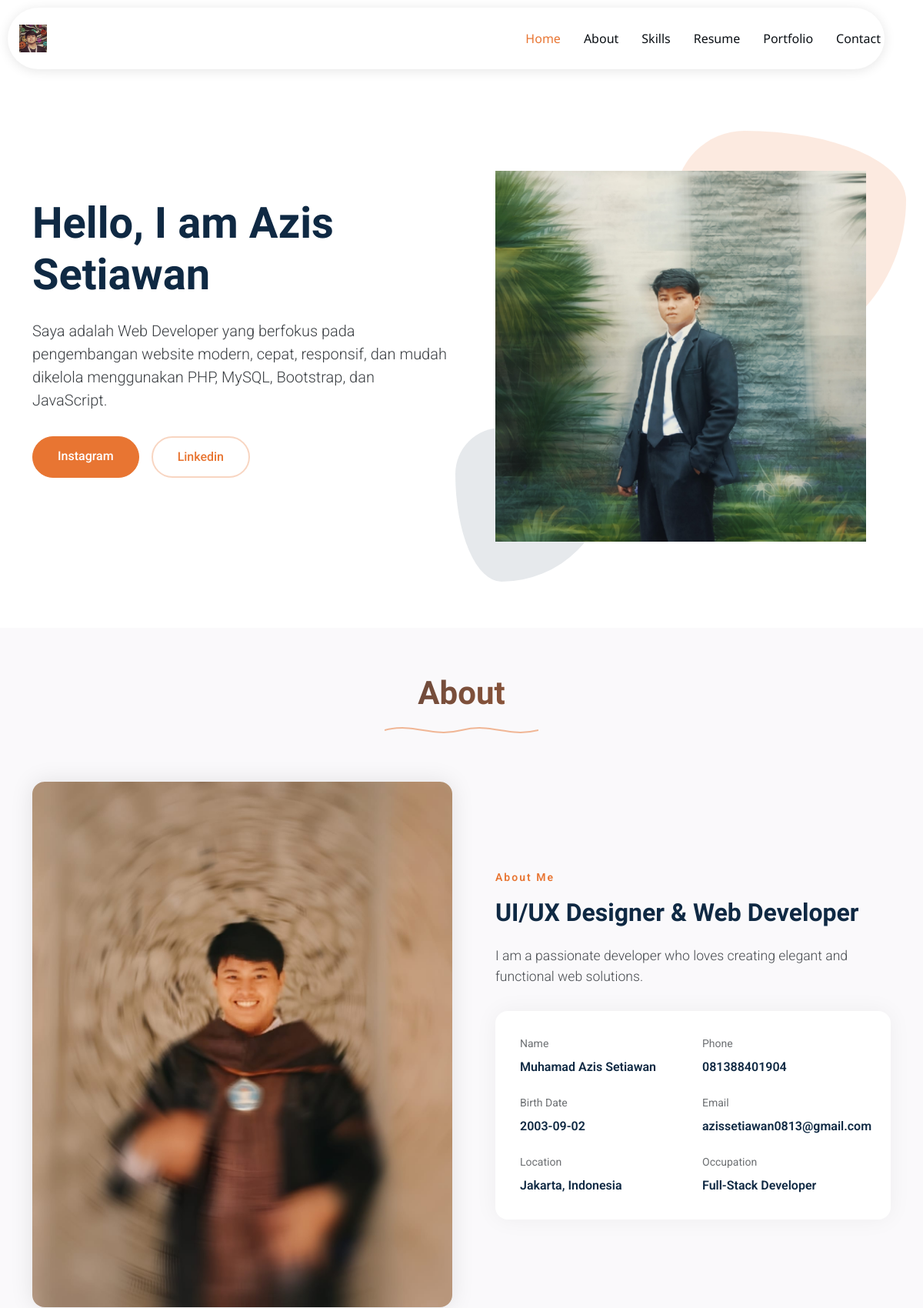
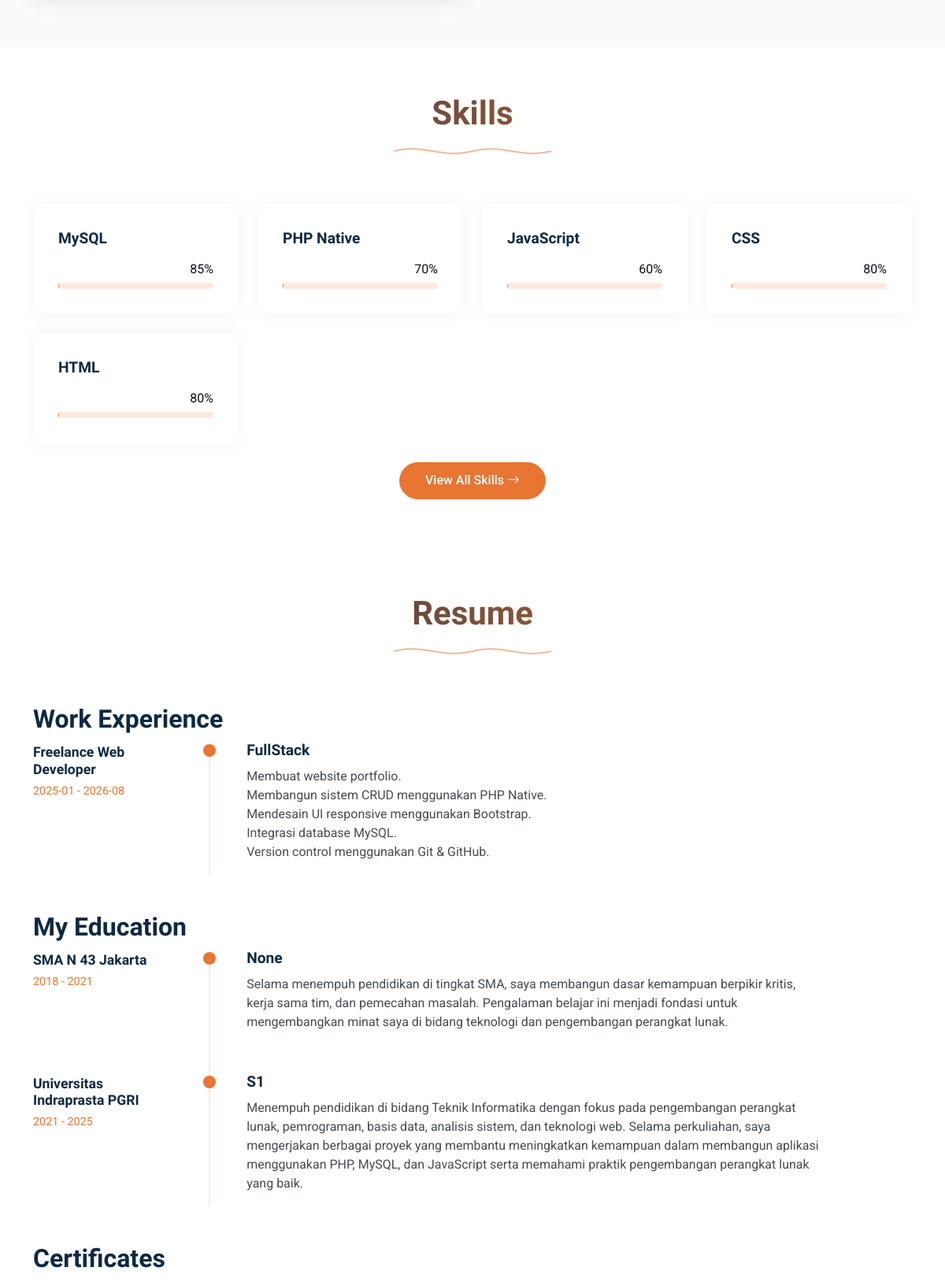
The page / (upper part) on the database its author committed (2 pictures, top to bottom).
### tables this page shows
CREATE TABLE `settings` (
  `id` bigint(20) UNSIGNED NOT NULL,
  `website_name` varchar(150) DEFAULT NULL,
  `logo` varchar(255) DEFAULT NULL,
  `favicon` varchar(255) DEFAULT NULL,
  `owner_name` varchar(150) DEFAULT NULL,
  `owner_profession` varchar(150) DEFAULT NULL,
  `owner_photo` varchar(255) DEFAULT NULL,
  `email` varchar(150) DEFAULT NULL,
  `phone` varchar(50) DEFAULT NULL,
  `address` varchar(255) DEFAULT NULL,
  `github` varchar(255) DEFAULT NULL,
  `linkedin` varchar(255) DEFAULT NULL,
  `instagram` varchar(255) DEFAULT NULL,
  `facebook` varchar(255) DEFAULT NULL,
  `x` varchar(255) DEFAULT NULL,
  `youtube` varchar(255) DEFAULT NULL,
  `meta_title` varchar(200) DEFAULT NULL,
  `meta_description` varchar(500) DEFAULT NULL,
  `google_verification` varchar(255) DEFAULT NULL,
  `default_dark_mode` tinyint(1) DEFAULT 0,
  `maintenance_mode` tinyint(1) DEFAULT 0,
  `created_at` timestamp NOT NULL DEFAULT current_timestamp(),
  `updated_at` timestamp NOT NULL DEFAULT current_timestamp() ON UPDATE current_timestamp()
);

CREATE TABLE `hero` (
  `id` bigint(20) UNSIGNED NOT NULL,
  `greeting` varchar(150) DEFAULT NULL,
  `title` varchar(200) DEFAULT NULL,
  `profession` varchar(150) DEFAULT NULL,
  `description` text DEFAULT NULL,
  `hero_image` varchar(255) DEFAULT NULL,
  `button1_text` varchar(100) DEFAULT NULL,
  `button1_link` varchar(255) DEFAULT NULL,
  `button2_text` varchar(100) DEFAULT NULL,
  `button2_link` varchar(255) DEFAULT NULL,
  `created_at` timestamp NOT NULL DEFAULT current_timestamp(),
  `updated_at` timestamp NOT NULL DEFAULT current_timestamp() ON UPDATE current_timestamp()
);

CREATE TABLE `about` (
  `id` bigint(20) UNSIGNED NOT NULL,
  `photo` varchar(255) DEFAULT NULL,
  `title` varchar(200) DEFAULT NULL,
  `description` text DEFAULT NULL,
  `birth_date` varchar(50) DEFAULT NULL,
  `location` varchar(150) DEFAULT NULL,
  `email` varchar(150) DEFAULT NULL,
  `phone` varchar(50) DEFAULT NULL,
  `created_at` timestamp NOT NULL DEFAULT current_timestamp(),
  `updated_at` timestamp NOT NULL DEFAULT current_timestamp() ON UPDATE current_timestamp()
);

CREATE TABLE `skills` (
  `id` bigint(20) UNSIGNED NOT NULL,
  `name` varchar(150) NOT NULL,
  `percentage` int(11) NOT NULL DEFAULT 0,
  `sort_order` int(11) DEFAULT 0,
  `created_at` timestamp NOT NULL DEFAULT current_timestamp(),
  `updated_at` timestamp NOT NULL DEFAULT current_timestamp() ON UPDATE current_timestamp()
);

CREATE TABLE `experience` (
  `id` bigint(20) UNSIGNED NOT NULL,
  `company` varchar(255) NOT NULL,
  `position` varchar(200) NOT NULL,
  `start_date` varchar(50) DEFAULT NULL,
  `end_date` varchar(50) DEFAULT NULL,
  `description` text DEFAULT NULL,
  `sort_order` int(11) DEFAULT 0,
  `created_at` timestamp NOT NULL DEFAULT current_timestamp(),
  `updated_at` timestamp NOT NULL DEFAULT current_timestamp() ON UPDATE current_timestamp()
);

CREATE TABLE `education` (
  `id` bigint(20) UNSIGNED NOT NULL,
  `institution` varchar(255) NOT NULL,
  `degree` varchar(200) NOT NULL,
  `start_year` varchar(20) DEFAULT NULL,
  `end_year` varchar(20) DEFAULT NULL,
  `description` text DEFAULT NULL,
  `sort_order` int(11) DEFAULT 0,
  `created_at` timestamp NOT NULL DEFAULT current_timestamp(),
  `updated_at` timestamp NOT NULL DEFAULT current_timestamp() ON UPDATE current_timestamp()
);

### index.php (the view, shortened to what the rows shown need)
<?php
require_once __DIR__ . '/includes/functions.php';
$pdo = db();
$hero = $pdo->query('SELECT * FROM hero WHERE id = 1 LIMIT 1')->fetch();
$about = $pdo->query('SELECT * FROM about WHERE id = 1 LIMIT 1')->fetch();
$educations = $pdo->query('SELECT * FROM education ORDER BY sort_order ASC, id DESC')->fetchAll();
$experiences = $pdo->query('SELECT * FROM experience ORDER BY sort_order ASC, id DESC')->fetchAll();
$skills = $pdo->query('SELECT * FROM skills ORDER BY sort_order ASC, id DESC')->fetchAll();
$certificates = $pdo->query('SELECT * FROM certificates ORDER BY sort_order ASC, id DESC')->fetchAll();
?>
<!DOCTYPE html>
<html lang="en">
<head>
    <link href="assets/vendor/bootstrap/css/bootstrap.min.css" rel="stylesheet">
    <link href="assets/vendor/bootstrap-icons/bootstrap-icons.css" rel="stylesheet">
    <link href="assets/vendor/aos/aos.css" rel="stylesheet">
    <link href="assets/vendor/glightbox/css/glightbox.min.css" rel="stylesheet">
    <link href="assets/vendor/swiper/swiper-bundle.min.css" rel="stylesheet">
    <link href="assets/css/main.css" rel="stylesheet">
</head>
<body class="index-page">
    <?php include __DIR__ . '/includes/navbar.php'; ?>
    <main class="main">
        <section id="hero" class="hero section">
            <div class="container" data-aos="fade-up" data-aos-delay="100">
                <div class="row align-items-center content">
                    <div class="col-lg-6" data-aos="fade-up" data-aos-delay="200">
                        <h2><?= e($hero['greeting'] ?? '') ?> <?= e($hero['title'] ?? '') ?></h2>
                        <p class="lead"><?= nl2br(e($hero['description'] ?? '')) ?></p>
                        <div class="cta-buttons" data-aos="fade-up" data-aos-delay="300">
                            <?php if (!empty($hero['button1_text'])): ?>
                            <a href="<?= e($hero['button1_link'] ?: '#portfolio') ?>"
                                class="btn btn-primary"><?= e($hero['button1_text']) ?></a>
                            <?php endif; ?>
                            <?php if (!empty($hero['button2_text'])): ?>
                            <a href="<?= e($hero['button2_link'] ?: '#contact') ?>"
                                class="btn btn-outline"><?= e($hero['button2_text']) ?></a>
                            <?php endif; ?>
                        </div>
                    </div>
                    <div class="col-lg-6">
                        <div class="hero-image">
                            <img src="<?= !empty($hero['hero_image']) ? url('uploads/hero/' . $hero['hero_image']) : (($settings['owner_photo'] ?? '') ? url('uploads/profile/' . $settings['owner_photo']) : 'assets/img/profile/profile-1.webp') ?>"
                                alt="Portfolio Hero Image" class="img-fluid" data-aos="zoom-out" data-aos-delay="300">
                        </div>
                    </div>
                </div>
            </div>
        </section>
        <section id="about" class="about section light-background">
            <div class="container section-title" data-aos="fade-up">
                <h2>About</h2>
            </div>
            <div class="container" data-aos="fade-up" data-aos-delay="100">
                <div class="row align-items-center">
                    <div class="col-lg-6 position-relative" data-aos="fade-right" data-aos-delay="200">
                        <div class="about-image">
                            <img src="<?= !empty($about['photo']) ? url('uploads/about/' . $about['photo']) : 'assets/img/profile/profile-square-2.webp' ?>"
                                alt="Profile Image" class="img-fluid rounded-4">
                        </div>
                    </div>
                    <div class="col-lg-6" data-aos="fade-left" data-aos-delay="300">
                        <div class="about-content">
                            <span class="subtitle">About Me</span>
                            <h2><?= e($about['title'] ?? '') ?></h2>
                            <p class="lead mb-4"><?= nl2br(e($about['description'] ?? '')) ?></p>
                            <div class="personal-info">
                                <div class="row g-4">
                                    <?php if (!empty($settings['owner_name'])): ?>
                                    <div class="col-6">
                                        <div class="info-item">
                                            <span class="label">Name</span>
                                            <span class="value"><?= e($settings['owner_name']) ?></span>
                                        </div>
                                    </div>
                                    <?php endif; ?>
                                    <?php if (!empty($about['phone']) || !empty($settings['phone'])): ?>
                                    <div class="col-6">
                                        <div class="info-item">
                                            <span class="label">Phone</span>
                                            <span class="value"><?= e($about['phone'] ?? $settings['phone']) ?></span>
                                        </div>
                                    </div>
                                    <?php endif; ?>
                                    <?php if (!empty($about['birth_date'])): ?>
                                    <div class="col-6">
                                        <div class="info-item">
                                            <span class="label">Birth Date</span>
                                            <span class="value"><?= e($about['birth_date']) ?></span>
                                        </div>
                                    </div>
                                    <?php endif; ?>
                                    <?php if (!empty($about['email']) || !empty($settings['email'])): ?>
                                    <div class="col-6">
                                        <div class="info-item">
                                            <span class="label">Email</span>
                                            <span class="value"><?= e($about['email'] ?? $settings['email']) ?></span>
                                        </div>
                                    </div>
                                    <?php endif; ?>
                                    <?php if (!empty($about['location'])): ?>
                                    <div class="col-6">
                                        <div class="info-item">
                                            <span class="label">Location</span>
                                            <span class="value"><?= e($about['location']) ?></span>
                                        </div>
                                    </div>
                                    <?php endif; ?>
                                    <?php if (!empty($settings['owner_profession'])): ?>
                                    <div class="col-6">
                                        <div class="info-item">
                                            <span class="label">Occupation</span>
                                            <span class="value"><?= e($settings['owner_profession']) ?></span>
                                        </div>
                                    </div>
                                    <?php endif; ?>
                                </div>
                            </div>
                        </div>
                    </div>
                </div>
            </div>
        </section>
        <?php if ($skills): ?>
        <section id="skills" class="skills section">
            <div class="container section-title" data-aos="fade-up">
                <h2>Skills</h2>
            </div>
            <div class="container" data-aos="fade-up" data-aos-delay="100">
                <div class="row g-4 skills-animation">
                    <?php foreach ($skills as $skill): ?>
                    <div class="col-md-6 col-lg-3" data-aos="fade-up" data-aos-delay="100">
                        <div class="skill-box">
                            <h3><?= e($skill['name']) ?></h3>
                            <span class="text-end d-block"><?= (int) $skill['percentage'] ?>%</span>
                            <div class="progress">
                            </div>
                        </div>
                    </div>
                    <?php endforeach; ?>
                </div>
            </div>
        </section>
        <?php endif; ?>
        <section id="resume" class="resume section">
            <div class="container section-title" data-aos="fade-up">
                <h2>Resume</h2>
            </div>
            <div class="container" data-aos="fade-up" data-aos-delay="100">
                <div class="row">
                    <div class="col-12">
                        <div class="resume-wrapper">
                            <?php if ($experiences): ?>
                            <div class="resume-block" data-aos="fade-up">
                                <h2>Work Experience</h2>
                                <div class="timeline">
                                    <?php foreach ($experiences as $exp): ?>
                                    <div class="timeline-item" data-aos="fade-up">
                                        <div class="timeline-left">
                                            <h4 class="company"><?= e($exp['company']) ?></h4>
                                            <span class="period"><?= e($exp['start_date']) ?> -
                                                <?= e($exp['end_date'] ?: 'Present') ?></span>
                                        </div>
                                        <div class="timeline-dot"></div>
                                        <div class="timeline-right">
                                            <h3 class="position"><?= e($exp['position']) ?></h3>
                                            <p class="description"><?= nl2br(e($exp['description'])) ?></p>
                                        </div>
                                    </div>
                                    <?php endforeach; ?>
                                </div>
                            </div>
                            <?php endif; ?>
                            <?php if ($educations): ?>
                            <div class="resume-block" data-aos="fade-up">
                                <h2>My Education</h2>
                                <div class="timeline">
                                    <?php foreach ($educations as $edu): ?>
                                    <div class="timeline-item" data-aos="fade-up">
                                        <div class="timeline-left">
                                            <h4 class="company"><?= e($edu['institution']) ?></h4>
                                            <span class="period"><?= e($edu['start_year']) ?> -
                                                <?= e($edu['end_year'] ?: 'Present') ?></span>
                                        </div>
                                        <div class="timeline-dot"></div>
                                        <div class="timeline-right">
                                            <h3 class="position"><?= e($edu['degree']) ?></h3>
                                            <p class="description"><?= nl2br(e($edu['description'])) ?></p>
                                        </div>
                                    </div>
                                    <?php endforeach; ?>
                                </div>
                            </div>
                            <?php endif; ?>
                            <?php if ($certificates): ?>
                            <div class="resume-block" data-aos="fade-up">
                                <h2>Certificates</h2>
                            </div>
                            <?php endif; ?>
                        </div>
                    </div>
                </div>
            </div>
        </section>
    </main>
</body>
</html>

### includes/navbar.php (shortened to what the rows shown need)
<?php
require_once __DIR__ . '/functions.php';
$settings = getSettings();
$siteName = $settings['website_name'] ?? 'My Portfolio';
?>
<header id="header" class="header d-flex align-items-center sticky-top">
    <div
        class="header-container container-fluid container-xl position-relative d-flex align-items-center justify-content-between">
        <a href="<?= url('index.php') ?>" class="logo d-flex align-items-center me-auto me-xl-0">
            <?php if (!empty($settings['logo'])): ?>
            <img src="<?= url('uploads/settings/' . $settings['logo']) ?>" alt="<?= e($siteName) ?>">
            <?php else: ?>
            <h1 class="sitename"><?= e($siteName) ?></h1>
            <?php endif; ?>
        </a>
    </div>
</header>

### rows shown on the page
settings: logo (picture), owner_name "Muhamad Azis Setiawan", owner_profession "Full-Stack Developer"
hero: greeting "Hello, I am", title "Azis Setiawan", description "Saya adalah Web Developer yang berfokus pada pengembangan website modern, cepat, responsif, dan mudah dikelola menggunakan PHP, MySQL, Bootstrap, dan JavaScript.", button1_text "Instagram", button2_text "Linkedin", hero_image (picture)
about: photo (picture), title "UI/UX Designer & Web Developer", description "I am a passionate developer who loves creating elegant and functional web solutions.", phone "081388401904", birth_date "2003-09-02", email "azissetiawan0813@gmail.com", location "Jakarta, Indonesia"
skills: name "MySQL", percentage "85"
skills: name "PHP Native", percentage "70"
skills: name "JavaScript", percentage "60"
skills: name "CSS", percentage "80"
skills: name "HTML", percentage "80"
experience: company "Freelance Web Developer", start_date "2025-01", end_date "2026-08", position "FullStack", description "Membuat website portfolio. Membangun sistem CRUD menggunakan PHP Native. Mendesain UI responsive menggunakan Bootstrap. Integrasi database MySQL. Version control menggunakan Git & GitHub."
education: institution "SMA N 43 Jakarta", start_year "2018", end_year "2021", degree "None", description "Selama menempuh pendidikan di tingkat SMA, saya membangun dasar kemampuan berpikir kritis, kerja sama tim, dan pemecahan masalah. Pengalaman belajar ini menjadi fondasi untuk mengembangkan minat saya di bidang teknologi dan pengembangan perangkat lunak."
education: institution "Universitas Indraprasta PGRI", start_year "2021", end_year "2025", degree "S1", description "Menempuh pendidikan di bidang Teknik Informatika dengan fokus pada pengembangan perangkat lunak, pemrograman, basis data, analisis sistem, dan teknologi web. Selama perkuliahan, saya mengerjakan berbagai proyek yang membantu meningkatkan kemampuan dalam membangun aplikasi menggunakan PHP, MySQL, dan JavaScript serta memahami praktik pengembangan perangkat lunak yang baik."
